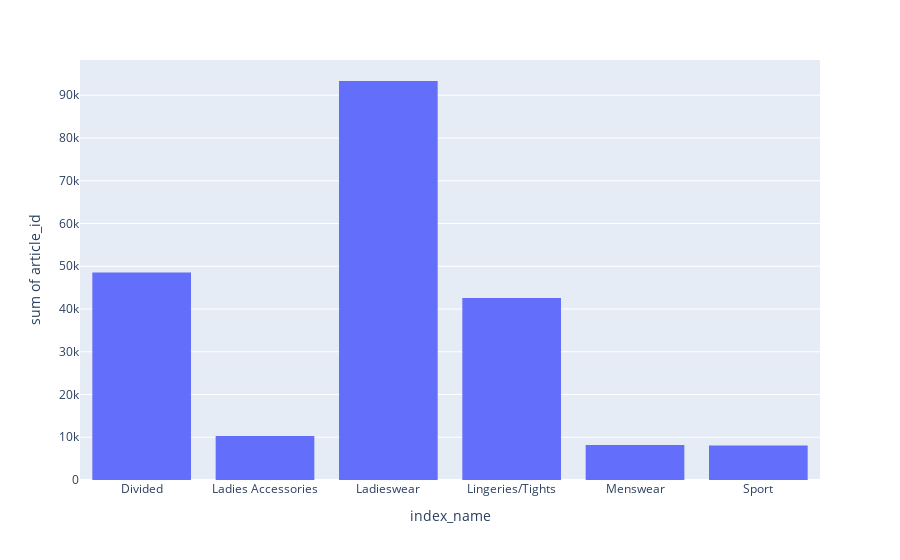

Source (notebook cell):
### Code cell
plot_feature(detailed_transactions, "index_name")

### Figure 1 — Plotly figure (JSON) as saved in the notebook; plotly's stock layout.template omitted (floating-point values rounded to 4 significant figures)
{"data": [{"bingroup": "x", "histfunc": "sum", "hovertemplate": "index_name=%{x}<br>sum of article_id=%{y}<extra></extra>", "legendgroup": "", "marker": {"color": "#636efa", "pattern": {"shape": ""}}, "name": "", "orientation": "v", "showlegend": false, "type": "histogram", "x": ["Divided", "Ladies Accessories", "Ladieswear", "Lingeries/Tights", "Menswear", "Sport"], "xaxis": "x", "y": [48541, 10299, 93333, 42545, 8182, 8088], "yaxis": "y"}], "layout": {"barmode": "relative", "legend": {"tracegroupgap": 0}, "margin": {"t": 60}, "xaxis": {"anchor": "y", "domain": [0, 1], "title": {"text": "index_name"}}, "yaxis": {"anchor": "x", "domain": [0, 1], "title": {"text": "sum of article_id"}}}}
